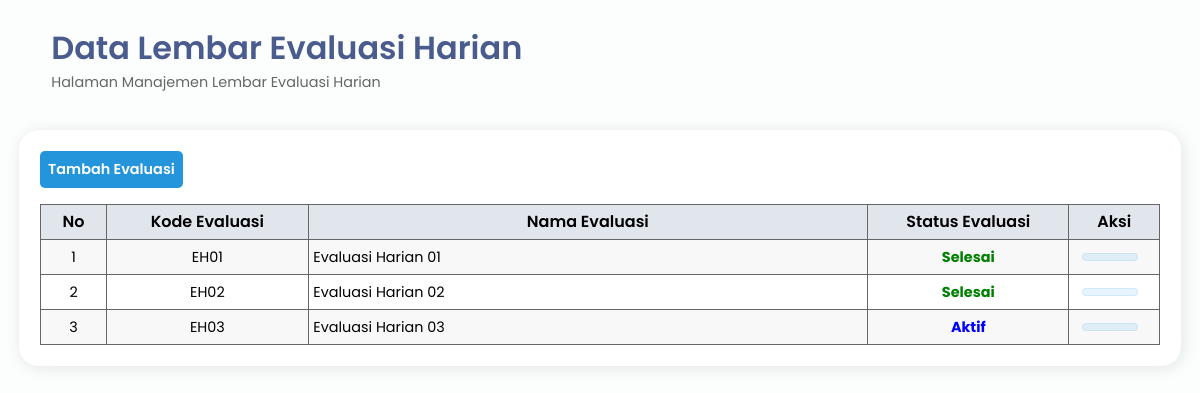
Page /adminhsi/lembar_evaluasi/ (signed in) on the committed database.
### evaluasi_harian/models.py (models this page shows, shortened)
class LembarEvaluasi(models.Model):
  status = [
    ('Aktif', 'Aktif'),
    ('Tidak Aktif', 'Tidak Aktif'),
    ('Selesai', 'Selesai'),
  ]
  kode_evaluasi = models.CharField(max_length=10, unique=True)
  nama_evaluasi = models.CharField(max_length=100)
  jumlah_soal = models.IntegerField(default=2)
  skor = models.IntegerField(default=4)
  status = models.CharField(max_length=20, choices=status, default='Tidak Aktif')
  class Meta:
    verbose_name_plural = 'Lembar Evaluasi'

### evaluasi_harian/views.py (the view)
# urls.py: path('adminhsi/lembar_evaluasi/', views.lembar_evaluasi, name='lembar_evaluasi'),
@login_required(login_url='login')
@user_passes_test(lambda user: user.groups.filter(name='admin'), login_url='login')
def lembar_evaluasi(request):
  lembar_evaluasi = LembarEvaluasi.objects.all()
  context = {
    'lembar_evaluasi': lembar_evaluasi,
  }
  return render(request, 'adminhsi/lembar_evaluasi.html', context)

### evaluasi_harian/templates/adminhsi/lembar_evaluasi.html (shortened to what this page needs)
{% extends 'adminhsi/base.html' %}
{% load static %}
{% block main-content %}
<div class="main-content">
  <header>
    <div class="header-title-wrapper">
      <div class="header-title">
        <h1>Data Lembar Evaluasi Harian</h1>
        <p>Halaman Manajemen Lembar Evaluasi Harian</p>
      </div>
    </div>
  </header>
  <main>
    <section>
      <div class="card card-soal">
        <a href="{% url 'add_evaluasi' %}" class="tambah">
          Tambah Evaluasi
        </a>
        <table id="table" class="lembar-evaluasi">
          <thead>
            <tr>
              <th>No</th>
              <th width="18%">Kode Evaluasi</th>
              <th width="50%">Nama Evaluasi</th>
              <th width="18%">Status Evaluasi</th>
              <th>Aksi</th>
            </tr>
          </thead>
          <tbody>
            {% for evaluasi in lembar_evaluasi %}
            <tr>
              <td data-label="No">{{ forloop.counter }}</td>
              <td align="center" data-label="Kode Evaluasi">{{ evaluasi.kode_evaluasi }}</td>
              <td data-label="Nama Evaluasi">{{ evaluasi.nama_evaluasi }}</td>
              {% if evaluasi.status == 'Aktif' %}
              <td align="center" style="font-weight: bold; color: blue;" data-label="Status">Aktif</td>
              {% elif evaluasi.status == 'Tidak Aktif' %}
              <td align="center" style="font-weight: bold; color: grey" data-label="Status">Tidak Aktif</td>
              {% else %}
              <td align="center" style="font-weight: bold; color: green;" data-label="Status">Selesai</td>
              {% endif %}
              <td data-label="Aksi">
                <div class="table-btn">
                  <a href="{% url 'edit_evaluasi' evaluasi.id %}" class="edit">
                  </a>
                </div>
              </td>
            </tr>
            {% endfor %}
          </tbody>
        </table>
      </div>
    </section>
  </main>
</div>
{% endblock main-content %}

### evaluasi_harian/static/adminhsi/css/style.css (style rules this page uses)
:root { --bg: #fbfefd; --main-color: #223a74; --second-color: #1d4acd; --main-accent: rgba(128, 148, 184, 0.2); --title-text: #4a5c8d; --main-text: #666; --shadow: rgba(17, 17, 26, 0.1) 2px 2px 16px; --bg-button: linear-gradient(60deg, #2f5eeb, #5c82c2); --bg-button-hover: linear-gradient(60deg, #5c82c2, #2f5eeb); --btn-tambah: #2495db; --btn-edit: rgba(16, 148, 230, 0.1); }
* { padding: 0; margin: 0; text-decoration: none; list-style-type: none; box-sizing: border-box; }
body { font-family: "Poppins", sans-serif; background: var(--bg); overflow-x: hidden; }
.main-content { margin-left: 345px; width: calc(100vw - 345px); height: 100vh; padding: 1rem 1.2rem; padding-right: 2rem; transition: margin-left 500ms; }
header { display: flex; justify-content: space-between; padding-top: 0.5rem; }
.header-title-wrapper { display: flex; }
.header-title h1 { color: var(--title-text); font-weight: 600; }
.header-title p { color: #666; font-size: 0.9rem; }
main { padding-top: 2.3rem; padding-bottom: 2.5rem; }
.card { position: relative; height: 100%; width: 100%; margin: 0 auto; background: white; border-radius: 20px; box-shadow: var(--shadow); }
@media screen and (max-width: 1224px) { .main-content { width: 100vw; margin-left: 0; padding: 1rem 1.2rem; } }

### evaluasi_harian/static/adminhsi/css/add_evaluasi.css (style rules this page uses)
.card { padding: 1rem 1.8rem; }

### evaluasi_harian/static/adminhsi/css/edit_evaluasi.css (style rules this page uses)
.card { padding: 1rem 1.8rem; }

### evaluasi_harian/static/adminhsi/css/soal_evaluasi.css (style rules this page uses)
.card-soal { padding: 1.3rem; }
table { width: 100%; border-collapse: collapse; }
table th, table td { padding: 0.3rem; border: 1px solid rgb(230, 223, 223); }
table th { background: var(--main-accent); font-weight: 600; }
table tr:nth-child(odd) { background: #f2f2f280; }
table td { font-size: 0.9rem; }
table td:first-child { text-align: center; }
table.lembar-evaluasi td:nth-child(4) { text-align: center; }
.card-soal .tambah { display: inline-block; font-size: 0.9rem; font-weight: 600; text-align: center; margin-bottom: 1rem; margin-right: .3rem; padding: 0.5rem; border-radius: 5px; background: var(--btn-tambah); color: #fff; }
.table-btn { width: 100%; display: flex; justify-content: center; align-items: center; padding: 0.5rem; }
.table-btn .edit { margin-right: 0.5rem; }
.table-btn .edit, .table-btn .hapus { width: 100%; padding: 0.2rem 0; text-align: center; font-weight: 600; border-radius: 5px; }
table tbody .edit { border: 1px solid var(--btn-edit); background: var(--btn-edit); color: #2495db; }

### evaluasi_harian/static/adminhsi/css/nilai_peserta.css (style rules this page uses)
.card { padding: 1.3rem; }
table { width: 100%; border-collapse: collapse; }
table th, table td { padding: 0.3rem; border: 1px solid #666; }
table th { background: var(--main-accent); font-weight: 600; }
table td { font-size: 0.9rem; }
.card .tambah { display: inline-block; font-size: 0.9rem; font-weight: 600; text-align: center; margin-bottom: 1rem; padding: 0.5rem; border-radius: 5px; background: var(--btn-tambah); color: #fff; }
.table-btn { width: 100%; display: flex; justify-content: center; align-items: center; padding: 0.5rem; }
.table-btn .edit { margin-right: 0.5rem; }
.table-btn .edit, .table-btn .hapus { width: 100%; padding: 0.2rem 0; text-align: center; font-weight: 600; border-radius: 5px; }
table tbody .edit { border: 1px solid var(--btn-edit); background: var(--btn-edit); color: #2495db; }

### rows in the picture
LembarEvaluasi: kode_evaluasi "EH01", nama_evaluasi "Evaluasi Harian 01", status "Selesai"
LembarEvaluasi: kode_evaluasi "EH02", nama_evaluasi "Evaluasi Harian 02", status "Selesai"
LembarEvaluasi: kode_evaluasi "EH03", nama_evaluasi "Evaluasi Harian 03", status "Aktif"
